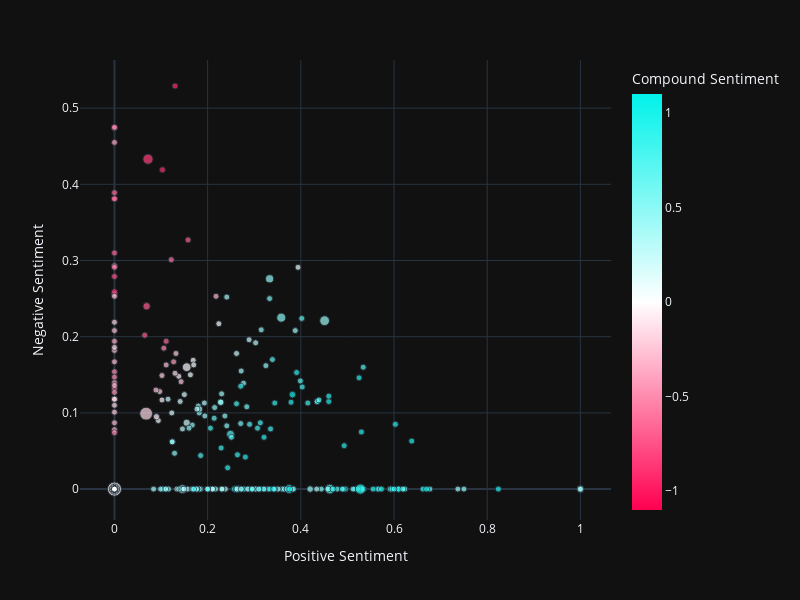

The cell this chart's notebook holds for it:
### Code cell
fig = px.scatter(tiktoks,
                 x = 'Positive Sentiment',
                 y = 'Negative Sentiment',
                 color = 'Compound Sentiment',
                 color_continuous_scale = ['rgb(255,0,80)', 'rgb(255,255,255)', 'rgb(0,242,234)'],
                 range_color = (-1.1,1.1),
                 template = 'plotly_dark',
                 hover_name = 'original_video_title',
                 hover_data = ['Neutral Sentiment', 'Compound Sentiment', 'like', 'sound_transcribed'],
                 size = 'like',
                 size_max = 10,
                 width = 800,
                 height = 600)
# fig.update_xaxes(range=[-0.1,1.1])
# fig.update_yaxes(range=[-0.1,1.1])
fig.update_traces(marker_sizemin = 3)

## Add video links to points
# plotAnnotes = []
# for i in np.arange(tiktoks.shape[0]):
#     plotAnnotes.append(dict(x = tiktoks['Positive Sentiment'][i],
#                             y = tiktoks['Negative Sentiment'][i],
#                             text = """<a href="{}">{}</a>""".format(tiktoks['video_url'][i]," "),
#                             showarrow = False,
#                             xanchor = 'center',
#                             yanchor = 'bottom'))
#fig.update_layout(annotations = plotAnnotes)

fig.show()

### Figure 1 — Plotly figure (JSON) as saved in the notebook; plotly's stock layout.template omitted (floating-point values rounded to 4 significant figures; data arrays with more than 128 entries replaced by an {"elided": "..."} marker saying what was removed)
{"data": [{"customdata": {"elided": "389x4 mixed values"}, "hovertemplate": "<b>%{hovertext}</b><br><br>Positive Sentiment=%{x}<br>Negative Sentiment=%{y}<br>like=%{customdata[2]}<br>Neutral Sentiment=%{customdata[0]}<br>Compound Sentiment=%{marker.color}<br>sound_transcribed=%{customdata[3]}<extra></extra>", "hovertext": {"elided": "389 str values"}, "legendgroup": "", "marker": {"color": {"elided": "389 float values"}, "coloraxis": "coloraxis", "size": {"elided": "389 int values"}, "sizemin": 3, "sizemode": "area", "sizeref": 297000, "symbol": "circle"}, "mode": "markers", "name": "", "orientation": "v", "showlegend": false, "type": "scatter", "x": {"elided": "389 float values"}, "xaxis": "x", "y": {"elided": "389 float values"}, "yaxis": "y"}], "layout": {"coloraxis": {"cmax": 1.1, "cmin": -1.1, "colorbar": {"title": {"text": "Compound Sentiment"}}, "colorscale": [[0, "rgb(255,0,80)"], [0.5, "rgb(255,255,255)"], [1, "rgb(0,242,234)"]]}, "height": 600, "legend": {"itemsizing": "constant", "tracegroupgap": 0}, "margin": {"t": 60}, "width": 800, "xaxis": {"anchor": "y", "domain": [0, 1], "title": {"text": "Positive Sentiment"}}, "yaxis": {"anchor": "x", "domain": [0, 1], "title": {"text": "Negative Sentiment"}}}}
